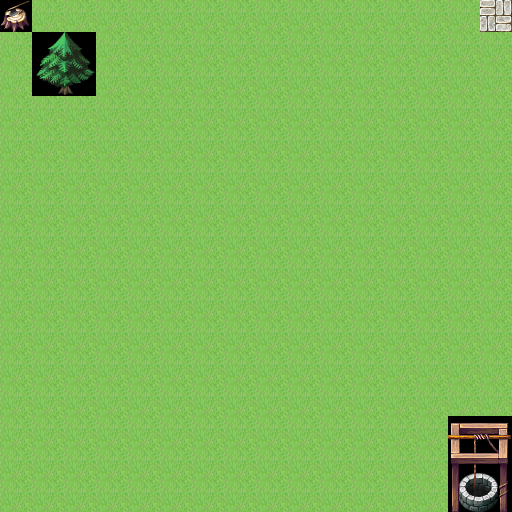

A 2D game scene composited from a Tiled map and its tileset images. What follows is a short description and the map's XML, with every tile layer's data as written:
An orthogonal 16x16 tile map with 32x32 px tiles, 1 tile layer (Tile Layer 1).

<map version="1.4" tiledversion="2021.01.13" orientation="orthogonal" renderorder="right-down" width="16" height="16" tilewidth="32" tileheight="32" infinite="0" nextlayerid="2" nextobjectid="1">
 <tileset firstgid="1" source="../../tiles.tsx" />
 <layer id="1" name="Tile Layer 1" width="16" height="16">
  <data encoding="csv">
1381,71,71,71,71,71,71,71,71,71,71,71,71,71,71,132,
71,1505,1506,71,71,71,71,71,71,71,71,71,71,71,71,71,
71,1537,1538,71,71,71,71,71,71,71,71,71,71,71,71,71,
71,71,71,71,71,71,71,71,71,71,71,71,71,71,71,71,
71,71,71,71,71,71,71,71,71,71,71,71,71,71,71,71,
71,71,71,71,71,71,71,71,71,71,71,71,71,71,71,71,
71,71,71,71,71,71,71,71,71,71,71,71,71,71,71,71,
71,71,71,71,71,71,71,71,71,71,71,71,71,71,71,71,
71,71,71,71,71,71,71,71,71,71,71,71,71,71,71,71,
71,71,71,71,71,71,71,71,71,71,71,71,71,71,71,71,
71,71,71,71,71,71,71,71,71,71,71,71,71,71,71,71,
71,71,71,71,71,71,71,71,71,71,71,71,71,71,71,71,
71,71,71,71,71,71,71,71,71,71,71,71,71,71,71,71,
71,71,71,71,71,71,71,71,71,71,71,71,71,71,1539,1540,
71,71,71,71,71,71,71,71,71,71,71,71,71,71,1571,1572,
71,71,71,71,71,71,71,71,71,71,71,71,71,71,1603,1604
</data>
 </layer>
</map>
